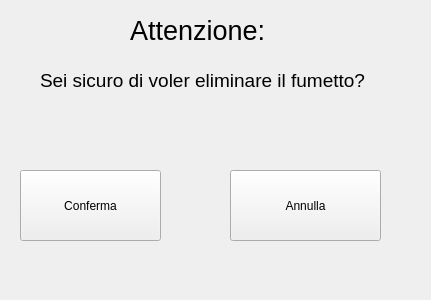
<?xml version="1.0" encoding="UTF-8"?>
<ui version="4.0">
 <class>EliminaFumetto</class>
 <widget class="QWidget" name="EliminaFumetto">
  <property name="geometry">
   <rect>
    <x>0</x>
    <y>0</y>
    <width>431</width>
    <height>300</height>
   </rect>
  </property>
  <property name="windowTitle">
   <string>Form</string>
  </property>
  <widget class="QPushButton" name="btn_conferma">
   <property name="geometry">
    <rect>
     <x>20</x>
     <y>170</y>
     <width>141</width>
     <height>71</height>
    </rect>
   </property>
   <property name="text">
    <string>Conferma</string>
   </property>
  </widget>
  <widget class="QPushButton" name="btn_annulla">
   <property name="geometry">
    <rect>
     <x>230</x>
     <y>170</y>
     <width>151</width>
     <height>71</height>
    </rect>
   </property>
   <property name="text">
    <string>Annulla</string>
   </property>
  </widget>
  <widget class="QLabel" name="label">
   <property name="geometry">
    <rect>
     <x>130</x>
     <y>10</y>
     <width>341</width>
     <height>41</height>
    </rect>
   </property>
   <property name="font">
    <font>
     <pointsize>20</pointsize>
    </font>
   </property>
   <property name="text">
    <string>Attenzione:</string>
   </property>
  </widget>
  <widget class="QLabel" name="label_2">
   <property name="geometry">
    <rect>
     <x>40</x>
     <y>40</y>
     <width>351</width>
     <height>81</height>
    </rect>
   </property>
   <property name="font">
    <font>
     <pointsize>14</pointsize>
    </font>
   </property>
   <property name="text">
    <string>Sei sicuro di voler eliminare il fumetto?</string>
   </property>
  </widget>
 </widget>
 <resources/>
 <connections/>
</ui>
